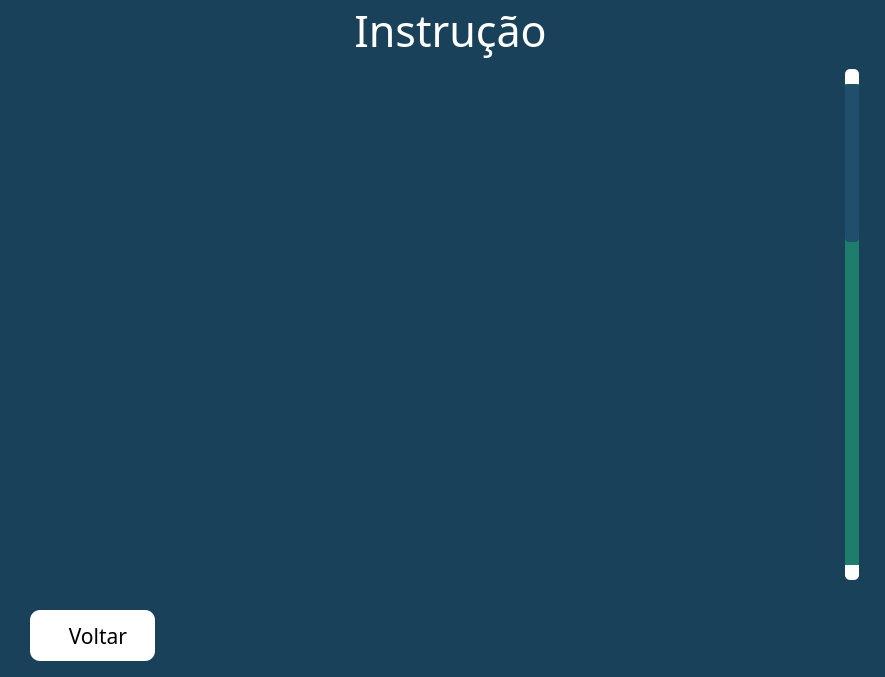
<?xml version="1.0" encoding="UTF-8"?>
<ui version="4.0">
 <class>Menu</class>
 <widget class="QWidget" name="Menu">
  <property name="windowModality">
   <enum>Qt::ApplicationModal</enum>
  </property>
  <property name="geometry">
   <rect>
    <x>0</x>
    <y>0</y>
    <width>885</width>
    <height>677</height>
   </rect>
  </property>
  <property name="sizePolicy">
   <sizepolicy hsizetype="Fixed" vsizetype="Fixed">
    <horstretch>0</horstretch>
    <verstretch>0</verstretch>
   </sizepolicy>
  </property>
  <property name="font">
   <font>
    <family>Berlin Sans FB</family>
    <pointsize>49</pointsize>
   </font>
  </property>
  <property name="cursor">
   <cursorShape>ArrowCursor</cursorShape>
  </property>
  <property name="windowTitle">
   <string>Menu</string>
  </property>
  <property name="autoFillBackground">
   <bool>false</bool>
  </property>
  <property name="styleSheet">
   <string notr="true">QWidget {	

	
	background-color: rgb(26, 65, 90);

}
/*

background-image: linear-gradient(15deg, #13547a 0%, #80d0c7 100%);
background-color: QLinearGradient( x1: 0, y1: 0, x2: 0, y2: 1, stop: 0 #13547a, stop: .5 #80d0c7);
background-color: QLinearGradient( x1: 0, y1: 0, x2: 0, y2: 1, stop: 0.4 #13547a, stop: 0.8 #80d0c7);
			

*/

/* background-color: rgb(26, 65, 90); */


</string>
  </property>
  <widget class="QLabel" name="Title_Screen">
   <property name="geometry">
    <rect>
     <x>220</x>
     <y>0</y>
     <width>461</width>
     <height>61</height>
    </rect>
   </property>
   <property name="font">
    <font>
     <family>Leelawadee</family>
     <pointsize>32</pointsize>
    </font>
   </property>
   <property name="cursor">
    <cursorShape>PointingHandCursor</cursorShape>
   </property>
   <property name="autoFillBackground">
    <bool>false</bool>
   </property>
   <property name="styleSheet">
    <string notr="true">color: rgb(255, 255, 255);
boder:none;</string>
   </property>
   <property name="frameShape">
    <enum>QFrame::NoFrame</enum>
   </property>
   <property name="frameShadow">
    <enum>QFrame::Raised</enum>
   </property>
   <property name="lineWidth">
    <number>0</number>
   </property>
   <property name="text">
    <string>Instrução</string>
   </property>
   <property name="alignment">
    <set>Qt::AlignCenter</set>
   </property>
  </widget>
  <widget class="QFrame" name="frame">
   <property name="geometry">
    <rect>
     <x>28</x>
     <y>69</y>
     <width>831</width>
     <height>511</height>
    </rect>
   </property>
   <property name="styleSheet">
    <string notr="true">/* VERTIVAL SCROLL BAR*/
QScrollBar:vertical{
	boder: none;
	width: 14px;
	margin: 15px 0 15px 0;
	border-radius:10px;
	background-color: rgb(31, 125, 108);
}

/* HANDLE BAR VERTICAL */
QScrollBar::handle:vertical {
	border-radius:4px;
	min-height:15px;
	background-color: rgb(31, 79, 108);
}

/* BUTTON TOP - SCROLLBAR*/

QScrollBar::sub-line:vertical{
	border:none;	
	background-color: rgb(255, 255, 255);
	height: 15px;
	border-top-left-radius: 5px;
	border-top-right-radius:5px;
	subcontrol-position:top;
	subcontrol-origin: margin;
	
}

/* BUTTON BOTTOM - SCROLLBAR*/

QScrollBar::add-line:vertical{
	border:none;	
	background-color: rgb(255, 255, 255);
	height: 15px;
	border-bottom-left-radius: 5px;
	border-bottom-right-radius:5px;
	subcontrol-position:bottom;
	subcontrol-origin: margin;
}

/* RESET ARROW */

QScrollBar::up-arrow:vertical, QScrollBar::down-arrow:vertical {     
	 background: none;
}
QScrollBar::add-page:vertical, QScrollBar::sub-page:vertical {
     background: none;
}

QScrollBar::sub-page:vertical {
background: none;
}

QScrollBar::add-page:vertical {
background: none;
}

QWidget {

	background-color: transparent;

}
</string>
   </property>
   <property name="frameShape">
    <enum>QFrame::NoFrame</enum>
   </property>
   <property name="frameShadow">
    <enum>QFrame::Plain</enum>
   </property>
   <property name="lineWidth">
    <number>0</number>
   </property>
   <widget class="QScrollArea" name="scrollArea">
    <property name="geometry">
     <rect>
      <x>0</x>
      <y>0</y>
      <width>831</width>
      <height>511</height>
     </rect>
    </property>
    <property name="sizePolicy">
     <sizepolicy hsizetype="Preferred" vsizetype="Preferred">
      <horstretch>0</horstretch>
      <verstretch>0</verstretch>
     </sizepolicy>
    </property>
    <property name="cursor" stdset="0">
     <cursorShape>PointingHandCursor</cursorShape>
    </property>
    <property name="styleSheet">
     <string notr="true">/* VERTIVAL SCROLL BAR*/
QScrollBar:vertical{
	background-color: rgb(31, 125, 108);
}



</string>
    </property>
    <property name="frameShape">
     <enum>QFrame::NoFrame</enum>
    </property>
    <property name="frameShadow">
     <enum>QFrame::Plain</enum>
    </property>
    <property name="lineWidth">
     <number>0</number>
    </property>
    <property name="horizontalScrollBarPolicy">
     <enum>Qt::ScrollBarAlwaysOff</enum>
    </property>
    <property name="widgetResizable">
     <bool>true</bool>
    </property>
    <property name="alignment">
     <set>Qt::AlignLeading|Qt::AlignLeft|Qt::AlignVCenter</set>
    </property>
    <widget class="QWidget" name="scrollAreaWidgetContents">
     <property name="geometry">
      <rect>
       <x>0</x>
       <y>-516</y>
       <width>817</width>
       <height>1553</height>
      </rect>
     </property>
     <property name="sizePolicy">
      <sizepolicy hsizetype="Preferred" vsizetype="Expanding">
       <horstretch>0</horstretch>
       <verstretch>0</verstretch>
      </sizepolicy>
     </property>
     <property name="cursor">
      <cursorShape>PointingHandCursor</cursorShape>
     </property>
     <layout class="QVBoxLayout" name="verticalLayout_2">
      <property name="spacing">
       <number>20</number>
      </property>
      <property name="leftMargin">
       <number>9</number>
      </property>
      <property name="topMargin">
       <number>10</number>
      </property>
      <property name="rightMargin">
       <number>9</number>
      </property>
      <property name="bottomMargin">
       <number>0</number>
      </property>
      <item>
       <widget class="QLabel" name="slide1">
        <property name="sizePolicy">
         <sizepolicy hsizetype="Preferred" vsizetype="Minimum">
          <horstretch>0</horstretch>
          <verstretch>0</verstretch>
         </sizepolicy>
        </property>
        <property name="minimumSize">
         <size>
          <width>651</width>
          <height>501</height>
         </size>
        </property>
        <property name="text">
         <string/>
        </property>
        <property name="pixmap">
         <pixmap>../Images/Instrução_Slide_Menu.png</pixmap>
        </property>
        <property name="scaledContents">
         <bool>true</bool>
        </property>
       </widget>
      </item>
      <item>
       <widget class="QLabel" name="slide1_2">
        <property name="sizePolicy">
         <sizepolicy hsizetype="Preferred" vsizetype="Minimum">
          <horstretch>0</horstretch>
          <verstretch>0</verstretch>
         </sizepolicy>
        </property>
        <property name="minimumSize">
         <size>
          <width>651</width>
          <height>501</height>
         </size>
        </property>
        <property name="text">
         <string/>
        </property>
        <property name="pixmap">
         <pixmap>../Images/Instrução_Slides_Edit_Screen01.png</pixmap>
        </property>
        <property name="scaledContents">
         <bool>true</bool>
        </property>
       </widget>
      </item>
      <item>
       <widget class="QLabel" name="slide1_3">
        <property name="sizePolicy">
         <sizepolicy hsizetype="Preferred" vsizetype="Minimum">
          <horstretch>0</horstretch>
          <verstretch>0</verstretch>
         </sizepolicy>
        </property>
        <property name="minimumSize">
         <size>
          <width>651</width>
          <height>501</height>
         </size>
        </property>
        <property name="text">
         <string/>
        </property>
        <property name="pixmap">
         <pixmap>../Images/Instrução_Slides_Edit_Screen02.png</pixmap>
        </property>
        <property name="scaledContents">
         <bool>true</bool>
        </property>
       </widget>
      </item>
     </layout>
    </widget>
   </widget>
  </widget>
  <widget class="QPushButton" name="menu_button">
   <property name="geometry">
    <rect>
     <x>30</x>
     <y>610</y>
     <width>125</width>
     <height>51</height>
    </rect>
   </property>
   <property name="font">
    <font>
     <family>Berlin Sans FB</family>
     <pointsize>16</pointsize>
    </font>
   </property>
   <property name="cursor">
    <cursorShape>PointingHandCursor</cursorShape>
   </property>
   <property name="styleSheet">
    <string notr="true">QPushButton{
    background-color: white;
    border-style: outset;
    border-radius: 10px;    
    padding: 6px;
}
QPushButton:pressed {
    
	background-color: rgb(199, 199, 199);
    border-style: inset;
}</string>
   </property>
   <property name="text">
    <string>  Voltar</string>
   </property>
   <property name="icon">
    <iconset>
     <normaloff>../Images/left_arrow.png</normaloff>../Images/left_arrow.png</iconset>
   </property>
   <property name="iconSize">
    <size>
     <width>35</width>
     <height>35</height>
    </size>
   </property>
  </widget>
  <zorder>frame</zorder>
  <zorder>Title_Screen</zorder>
  <zorder>menu_button</zorder>
 </widget>
 <resources/>
 <connections/>
</ui>
